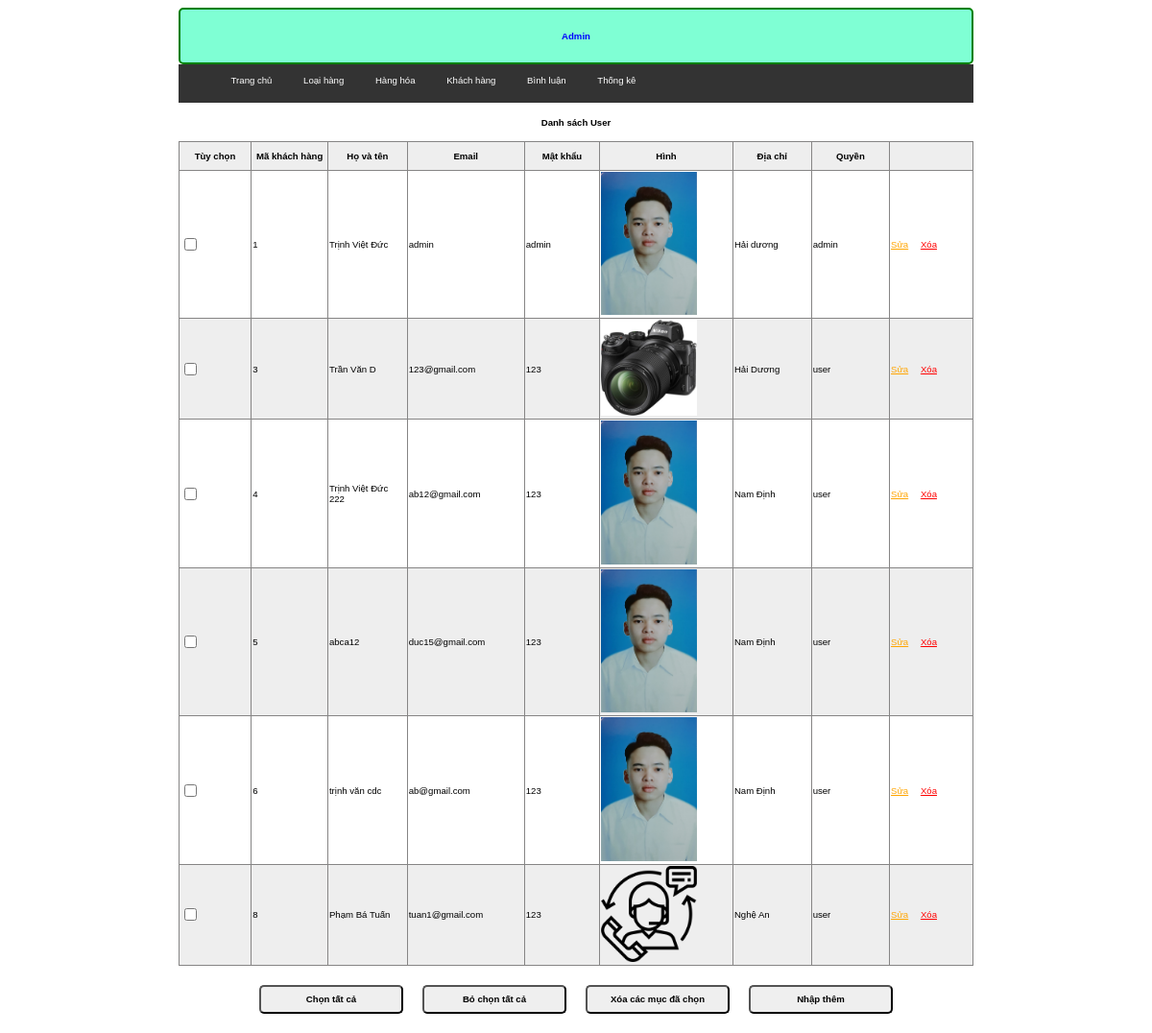
The app's page /Assignment/tuan/user/index.php?act=kh with its own data.
### tables this page shows
CREATE TABLE `user` (
  `ma_us` int NOT NULL,
  `fullname` varchar(50) NOT NULL,
  `email` varchar(50) NOT NULL,
  `password` varchar(50) NOT NULL,
  `hinh` varchar(100) NOT NULL,
  `location` varchar(50) NOT NULL,
  `role` varchar(15) NOT NULL DEFAULT 'user'
);

### Assignment/tuan/user/pdo.php (called while the page is built, shortened)
<?php
function pdo_get_connection(){
    try {
      $conn = new PDO("mysql:host=localhost;dbname=xsshop;charset=utf8", "root", "trinhduc2001");
      $conn->setAttribute(PDO::ATTR_ERRMODE, PDO::ERRMODE_EXCEPTION);
      return $conn;
    } catch(PDOException $e) {
      echo "Lỗi kết nối: " . $e->getMessage();
    }
}
function pdo_query($sql){
  $sql_args = array_slice(func_get_args(),1);
  try{
    $conn= pdo_get_connection();
    $stmt=$conn->prepare($sql);
    $stmt->execute($sql_args);
    $rows=$stmt->fetchAll();
    return $rows;
  }catch(PDOException $e){
    throw $e;
  }finally{
    unset($conn);
  }
}

### Assignment/tuan/user/user.php (called while the page is built, shortened)
<?php
function all_kh()
{
    $sql = "SELECT * from user";
    $data_kh = pdo_query($sql);
    return $data_kh;
}

### Assignment/tuan/user/list.php (the view, shortened to what this page needs)
<div class="rowheader"><h1>Danh sách User</h1></div>
<table>
    <tr>
        <th>Tùy chọn</th>
        <th>Mã khách hàng</th>
        <th>Họ và tên</th>
        <th>Email</th>
        <th>Mật khẩu</th>
        <th>Hình</th>
        <th>Địa chỉ</th>
        <th>Quyền</th>
        <th></th>
    </tr>
    <?php foreach ($data_kh as $data) : ?>
        <tr>
            <td><input type="checkbox" name="name[]" id="check_all"></td>
            <td><?= $data['ma_us'] ?></td>
            <td><?= $data['fullname'] ?></td>
            <td><?= $data['email'] ?></td>
            <td><?= $data['password'] ?></td>
            <td><img src="../img_upload/<?= $data['hinh'] ?>" alt="" class="h-10 w-10" style="width:100px;"></td>
            <td><?= $data['location'] ?></td>
            <td><?= $data['role'] ?></td>
            <td class="">
                <a href="./index.php?act=edit_kh&id=<?= $data['ma_us'] ?>" style="color:orange">Sửa</a>
                <a href="./index.php?act=del_kh&id=<?= $data['ma_us'] ?>" style="color: red;margin:0 10px;" onclick="return confirm('Bạn có chắc xóa không')">Xóa</a>
            </td>
        </tr>
    <?php endforeach ?>
</table>
<div class="but">
                    <input class="border-[2px] bg-[#eee] border-[#868585]" type="button" value="Chọn tất cả" id="btn1">
                    <input class="border-[2px] bg-[#eee] border-[#868585]" type="button" value="Bỏ chọn tất cả" id="btn2">
                    <input class="border-[2px] bg-[#eee] border-[#868585]" type="button" value="Xóa các mục đã chọn">
                    <a href="./index.php?act=add_kh"><input type="button" value="Nhập thêm" class="border-[2px] bg-[#eee] border-[#868585]"></a>
</div>

### Assignment/css/style.css (style rules this page uses)
* { box-sizing: border-box; font-family: sans-serif; font-size: 0.8vw; }

### Assignment/tuan/user/header.php (style rules this page uses)
.rowheader { height: 40px; width: 100%; display: flex; justify-content: center; align-items: center; background-color:#fff; }
.but { display: flex; justify-content: center; align-items: center; margin: 20px 0; }
input[type="button"] { margin: 0 10px; width: 150px; height: 30px; border-radius: 5px 5px 5px 5px; font-weight: 700; }
td { width: 300px; height:50px; }
th { height:30px; }
table, th, td { border:1px solid #868585; }
table { border-collapse:collapse; }
table tr:nth-child(odd) { background-color:#eee; }
table tr:nth-child(even) { background-color:white; }
input[type="submit"],input[type="reset"],input[type="button"] { margin: 0 10px; height: 30px; border-radius: 5px 5px 5px 5px; font-weight: 700; }

### records on screen
user: ma_us "1", fullname "Trịnh Việt Đức", email "admin", password "admin", hinh (picture), location "Hải dương", role "admin"
user: ma_us "3", fullname "Trần Văn D", email "123@gmail.com", password "123", hinh (picture), location "Hải Dương", role "user"
user: ma_us "4", fullname "Trịnh Việt Đức 222", email "ab12@gmail.com", password "123", hinh (picture), location "Nam Định", role "user"
user: ma_us "5", fullname "abca12", email "duc15@gmail.com", password "123", hinh (picture), location "Nam Định", role "user"
user: ma_us "6", fullname "trịnh văn cdc", email "ab@gmail.com", password "123", hinh (picture), location "Nam Định", role "user"
user: ma_us "8", fullname "Phạm Bá Tuấn", email "tuan1@gmail.com", password "123", hinh (picture), location "Nghệ An", role "user"
